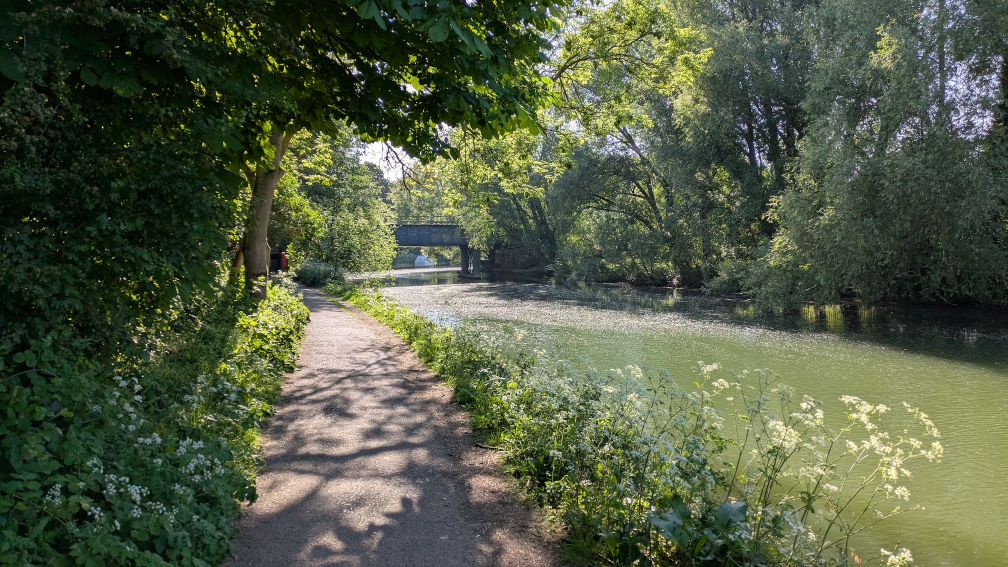
#> input picture rsc/thames_view.jpg, 2016 x 1134 px, found by its file name (shown at 1/2 size)
$ python day04.py
#> lines starting #> are read from the running program, lines starting #| are printed output that depends on the picture
"""Lowres! Low resolution...low resolution..."""

import matplotlib.pylab as plt
from PIL import Image
import numpy as np

SCALE = 12
NUM_RECTS = 20
SEED = 1701

# Load image
image = Image.open("rsc/thames_view.jpg")
#> image is the input picture: PIL image 2016x1134 RGB; mean R, G, B 82.2, 91.6, 67.1
new_shape = np.ceil(np.array([image.width, image.height]) / SCALE) * SCALE
#> new_shape = [2016, 1140]
image = image.resize(new_shape.astype(int))
#> image: PIL image 2016x1140 RGB
image_array = np.array(image)
height, width, _ = image_array.shape
#> height = 1140; width = 2016

# Make low-res
lowres = image_array[::SCALE, ::SCALE, :].repeat(SCALE, 0).repeat(SCALE, 1)
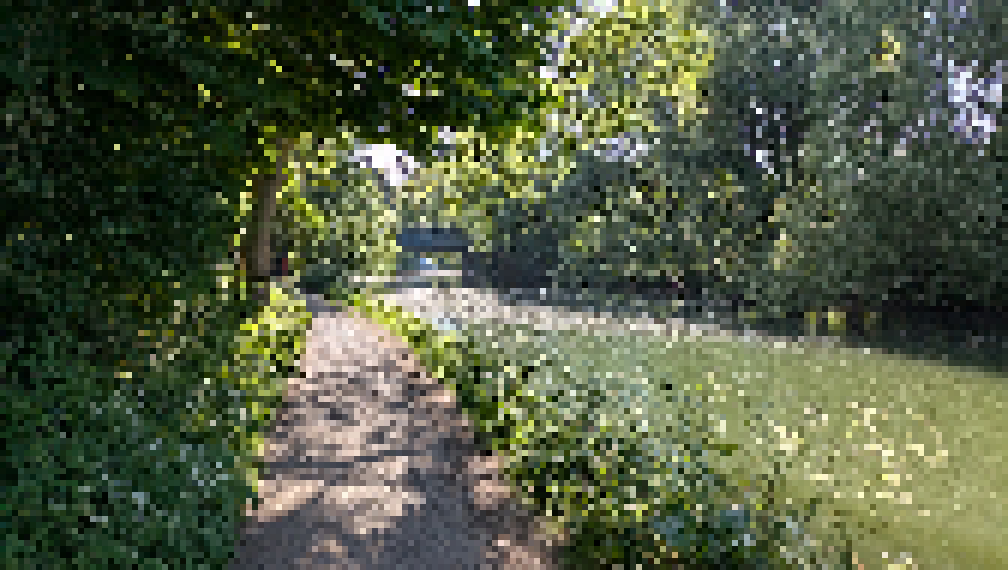
#> lowres: shape (1140, 2016, 3) (shown at 1/2 size); mean R, G, B 81.7, 91.1, 66.8

# Create random squares of high res
base, top = lowres, image_array

# Transition between the low and high res options
rng = np.random.default_rng(seed=SEED)
point = np.array([height // 2, width // 2]).astype(int)
#> point = [570, 1008]
yy, xx = np.meshgrid(np.arange(width), np.arange(height))
dist = yy.astype(float)
dist /= dist.max()
dist += rng.random(dist.shape) * 0.5
dist = dist[::SCALE, ::SCALE].repeat(SCALE, 0).repeat(SCALE, 1)
mix = dist > 0.7
# plt.imshow(mix)
# plt.show()
base[mix] = top[mix]
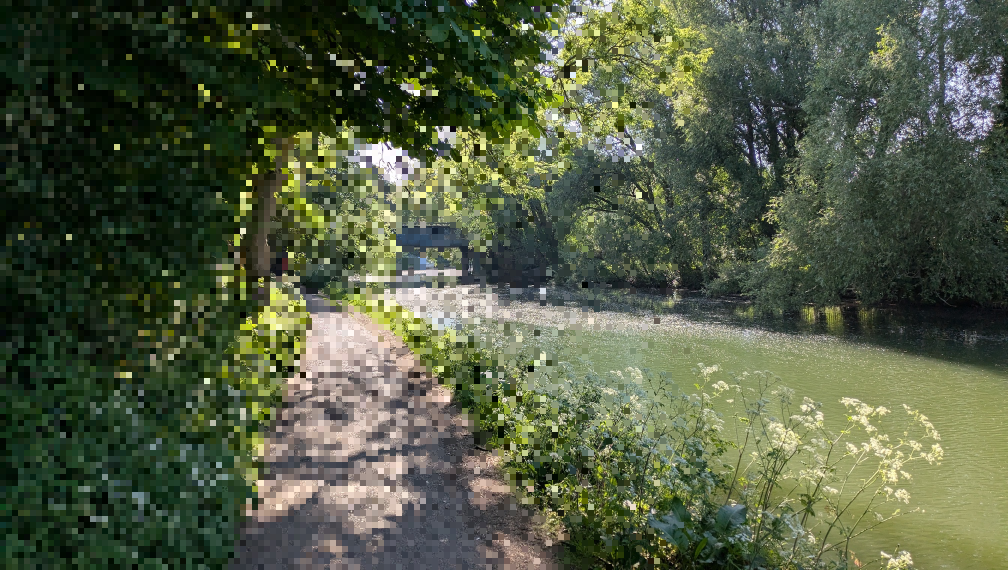
#> base: shape (1140, 2016, 3) (shown at 1/2 size); mean R, G, B 81.7, 91.1, 66.8

# Show!
fig, ax = plt.subplots(1, 1)
ax.imshow(base)
ax.set_xticks([])
ax.set_yticks([])
plt.savefig("out/day04.png", dpi=200, bbox_inches="tight", transparent=True)
plt.show()
